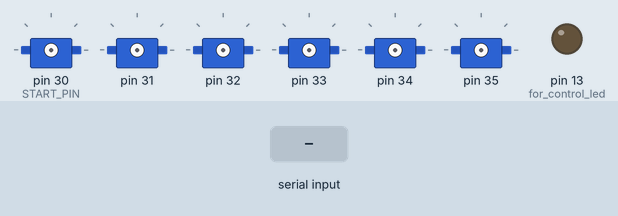
This sketch was run on a simulated Arduino Mega 2560, built with avr-gcc and run on an emulated ATmega2560. Shown: 6 × servo, output pins drawn as LEDs (lit = HIGH). The inputs (shaded band) are chosen by the test bench.

Above: at 1.2 s.
1.3 s: "1" received over Serial
At 1.76 s:
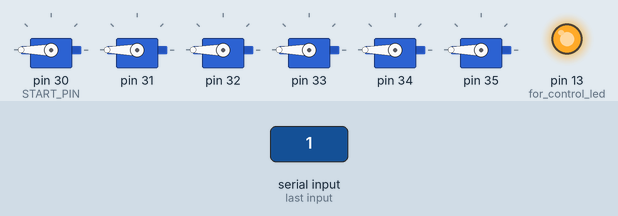
4.3 s: byte 0 (0) received over Serial
At 5.1 s:
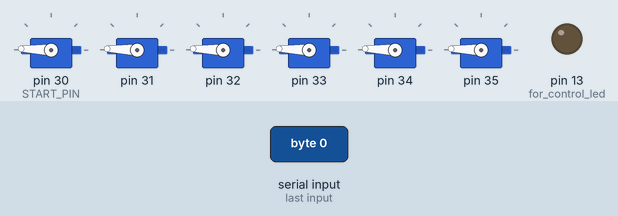
5.8 s: "0" received over Serial
At 8.75 s:
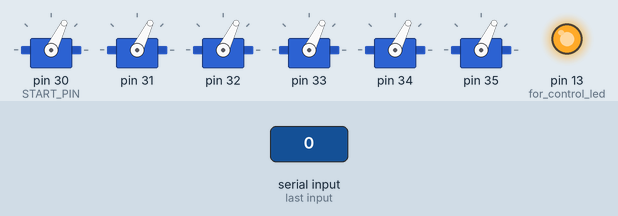
11.8 s: byte 0 (0) received over Serial
At 13.2 s:
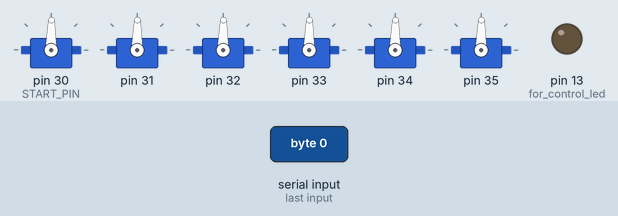
Timing chart, 0 to 14.3 s (numbered marks = the images above; inputs shaded):
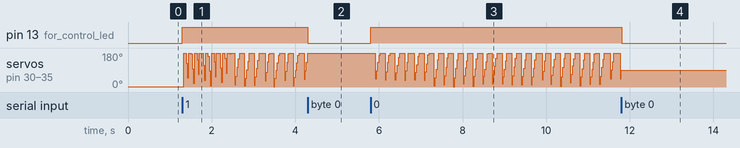

The sketch:

simpleservocontrol.ino
```cpp
#include <Servo.h>

const int AMOUNT_SERVOS = 6;

int SERVO_PIN[AMOUNT_SERVOS];
const int START_PIN = 30;

const int STATUS_DRIVE = 0;
const int STATUS_STOP = 1;

boolean off = true;

Servo servos[AMOUNT_SERVOS];

int ACTIVE_STATUS;

unsigned long interval[2];

unsigned long lastInterval;

int degree = 0;

void setup(){

  Serial.begin(9600);
	interval[STATUS_DRIVE] = 1000;
	interval[STATUS_STOP] = 28000;
	lastInterval = 0;
	ACTIVE_STATUS = STATUS_STOP;
	for(int servo = 0; servo < AMOUNT_SERVOS; ++servo){
		SERVO_PIN[servo] = servo + START_PIN;
	}

	pinMode(13, OUTPUT); // for control led

	digitalWrite(13,LOW);

}

void loop(){
	if(Serial.available()){
    int received = Serial.read();
		if(received == 0){
			off = true;
		} else {
			off = false;
		}
	}

	unsigned long now = micros();
    if(off){
      for(int servo = 0; servo < AMOUNT_SERVOS; ++servo)
        if(servos[servo].attached()){
            servos[servo].detach();
          }
      digitalWrite(13,LOW);
    } else {
      digitalWrite(13,HIGH);
      degree++;
      degree%=360;
    	if( now > lastInterval + interval[ACTIVE_STATUS] ){
    		if(ACTIVE_STATUS == STATUS_STOP){ //make it drive
          ACTIVE_STATUS = STATUS_DRIVE;
          delayMicroseconds(0);
          for(int servo = 0; servo < AMOUNT_SERVOS; ++servo)
    				if(!servos[servo].attached()){
    					servos[servo].attach(SERVO_PIN[servo]);
    					servos[servo].write(degree);
    				}
    		} else if(ACTIVE_STATUS == STATUS_DRIVE){ // make it stop
          ACTIVE_STATUS = STATUS_STOP;
          for(int servo = 0; servo < AMOUNT_SERVOS; ++servo)
    			if(servos[servo].attached()){
    				servos[servo].detach();
    			}
    		}
    		lastInterval = now;
    	}
    }
}
```

Measured:
- after the input at 1.3 s, pin 13 (for_control_led): LOW → HIGH at once
- after the input at 4.3 s, pin 13 (for_control_led): HIGH → LOW at once; servo on pin 30 (START_PIN), servo on pin 31–35: stays 178° (without the input it goes to 180° after 0.03 s)
- after the input at 5.8 s, pin 13 (for_control_led): LOW → HIGH at once; servo on pin 30 (START_PIN), servo on pin 31–35: ramps from 2° to 180° and jumps back, once every 0.23 s
- after the input at 11.8 s, pin 13 (for_control_led): HIGH → LOW at once; servo on pin 30 (START_PIN), servo on pin 31–35: stays 89° (without the input it goes to 130° after 0.02 s)
